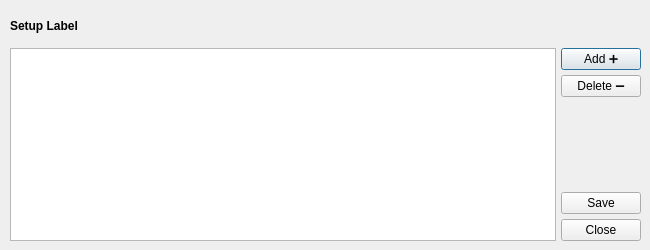
<?xml version="1.0" encoding="UTF-8"?>
<ui version="4.0">
 <class>ScenarioSetup</class>
 <widget class="QDialog" name="ScenarioSetup">
  <property name="geometry">
   <rect>
    <x>0</x>
    <y>0</y>
    <width>650</width>
    <height>250</height>
   </rect>
  </property>
  <property name="windowTitle">
   <string>Dialog</string>
  </property>
  <widget class="QWidget" name="verticalLayoutWidget_2">
   <property name="geometry">
    <rect>
     <x>10</x>
     <y>10</y>
     <width>631</width>
     <height>231</height>
    </rect>
   </property>
   <layout class="QVBoxLayout" name="MainVerticalLayout" stretch="1,6">
    <item>
     <widget class="QLabel" name="SetupLabel">
      <property name="sizePolicy">
       <sizepolicy hsizetype="Expanding" vsizetype="Preferred">
        <horstretch>0</horstretch>
        <verstretch>0</verstretch>
       </sizepolicy>
      </property>
      <property name="text">
       <string>&lt;html&gt;&lt;head/&gt;&lt;body&gt;&lt;p&gt;&lt;span style=&quot; font-weight:700;&quot;&gt;Setup Label&lt;/span&gt;&lt;/p&gt;&lt;/body&gt;&lt;/html&gt;</string>
      </property>
     </widget>
    </item>
    <item>
     <layout class="QHBoxLayout" name="MidHorLayout" stretch="0,0">
      <property name="spacing">
       <number>5</number>
      </property>
      <property name="sizeConstraint">
       <enum>QLayout::SetDefaultConstraint</enum>
      </property>
      <item>
       <widget class="QTableView" name="SetupTableView">
        <property name="frameShape">
         <enum>QFrame::StyledPanel</enum>
        </property>
       </widget>
      </item>
      <item>
       <layout class="QVBoxLayout" name="ButtonsVerticalLayout">
        <item>
         <widget class="QPushButton" name="Add_BT">
          <property name="text">
           <string>Add ➕</string>
          </property>
         </widget>
        </item>
        <item>
         <widget class="QPushButton" name="Del_BT">
          <property name="sizePolicy">
           <sizepolicy hsizetype="Fixed" vsizetype="Fixed">
            <horstretch>0</horstretch>
            <verstretch>0</verstretch>
           </sizepolicy>
          </property>
          <property name="minimumSize">
           <size>
            <width>0</width>
            <height>0</height>
           </size>
          </property>
          <property name="text">
           <string>Delete ➖</string>
          </property>
         </widget>
        </item>
        <item>
         <spacer name="verticalSpacer">
          <property name="orientation">
           <enum>Qt::Vertical</enum>
          </property>
          <property name="sizeHint" stdset="0">
           <size>
            <width>20</width>
            <height>40</height>
           </size>
          </property>
         </spacer>
        </item>
        <item>
         <widget class="QPushButton" name="Save_BT">
          <property name="sizePolicy">
           <sizepolicy hsizetype="Fixed" vsizetype="Fixed">
            <horstretch>0</horstretch>
            <verstretch>0</verstretch>
           </sizepolicy>
          </property>
          <property name="minimumSize">
           <size>
            <width>0</width>
            <height>0</height>
           </size>
          </property>
          <property name="text">
           <string>Save</string>
          </property>
         </widget>
        </item>
        <item>
         <widget class="QPushButton" name="Close_BT">
          <property name="sizePolicy">
           <sizepolicy hsizetype="Fixed" vsizetype="Fixed">
            <horstretch>0</horstretch>
            <verstretch>0</verstretch>
           </sizepolicy>
          </property>
          <property name="minimumSize">
           <size>
            <width>0</width>
            <height>0</height>
           </size>
          </property>
          <property name="text">
           <string>Close</string>
          </property>
         </widget>
        </item>
       </layout>
      </item>
     </layout>
    </item>
   </layout>
  </widget>
 </widget>
 <resources/>
 <connections/>
</ui>
